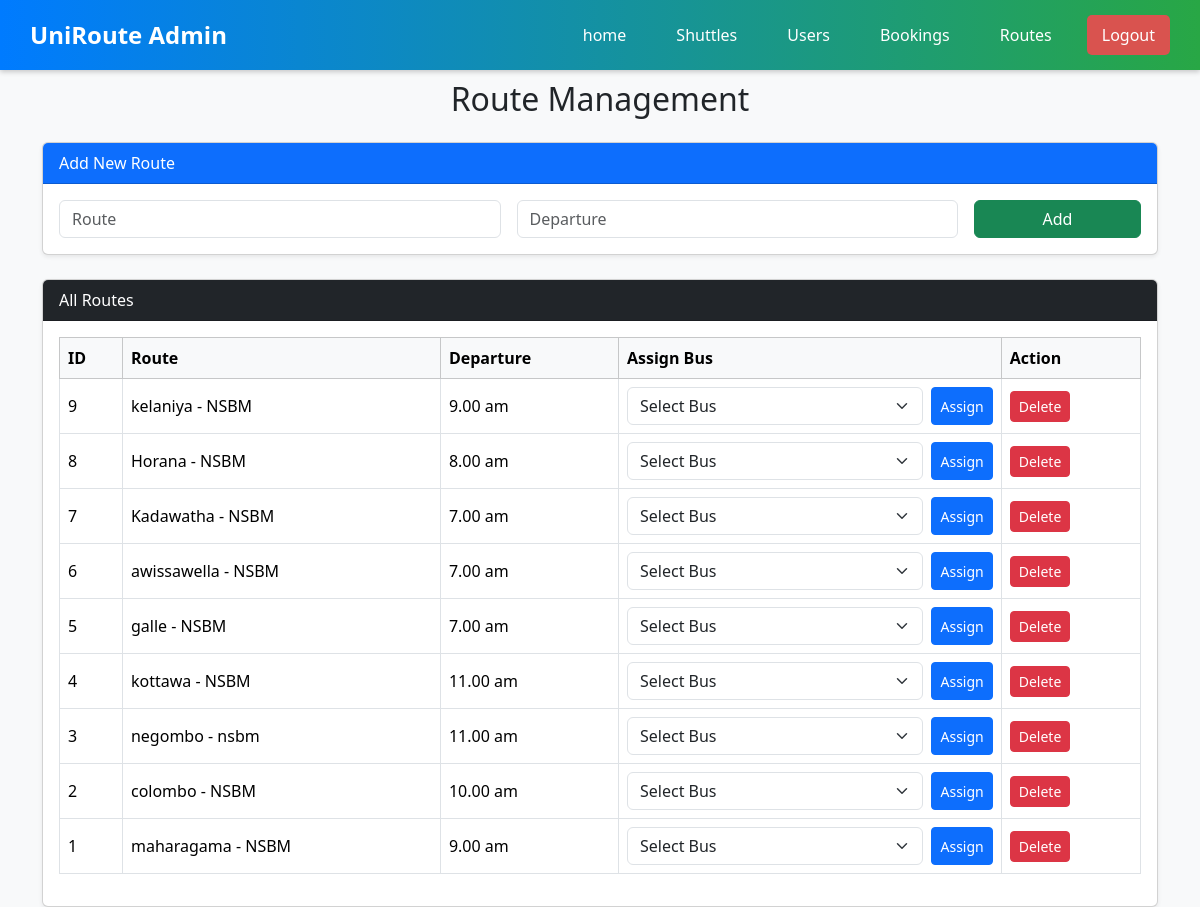
Screenshot of /admin/routes.php with the database file from the repository.
### tables this page shows
CREATE TABLE route (
  route_id int NOT NULL AUTO_INCREMENT,
  route varchar(255) DEFAULT NULL,
  depature varchar(255) DEFAULT NULL,
  start_location varchar(255) DEFAULT NULL,
  end_location varchar(255) DEFAULT NULL,
  UNIQUE KEY route_id_UNIQUE (route_id)
);

### admin/routes.php (the view, shortened to what this page needs)
<?php
include 'db.php';
$routes = $conn->query("SELECT * FROM route ORDER BY route_id DESC");
?>
<!DOCTYPE html>
<html lang="en">
<head>
    <link href="https://cdn.jsdelivr.net/npm/bootstrap@5.3.3/dist/css/bootstrap.min.css" rel="stylesheet">
</head>
<body class="bg-light">
<?php include '../admin/adminLayout/header.php'; ?>
<div class="container" style="margin-top: 80px;">
    <h2 class="mb-4 text-center">Route Management</h2>
    <div class="card mb-4 shadow-sm">
        <div class="card-header bg-primary text-white">Add New Route</div>
        <div class="card-body">
            <form method="POST" class="row g-3">
                <div class="col-md-5">
                    <input type="text" name="route" class="form-control" placeholder="Route" required>
                </div>
                <div class="col-md-5">
                    <input type="text" name="departure" class="form-control" placeholder="Departure" required>
                </div>
                <div class="col-md-2">
                    <button type="submit" name="add" class="btn btn-success w-100">Add</button>
                </div>
            </form>
        </div>
    </div>
    <div class="card shadow-sm">
        <div class="card-header bg-dark text-white">All Routes</div>
        <div class="card-body">
            <table class="table table-bordered table-hover align-middle">
                <thead class="table-light">
                    <tr>
                        <th>ID</th>
                        <th>Route</th>
                        <th>Departure</th>
                        <th>Assign Bus</th>
                        <th>Action</th>
                    </tr>
                </thead>
                <tbody>
                    <?php while ($row = $routes->fetch_assoc()): ?>
                        <tr>
                            <td><?= $row['route_id'] ?></td>
                            <td><?= htmlspecialchars($row['route']) ?></td>
                            <td><?= htmlspecialchars($row['depature']) ?></td>
                            <td>
                                <form method="POST" class="d-flex">
                                    <select name="bus_id" class="form-select me-2" required>
                                        <option value="" disabled selected>Select Bus</option>
                                    </select>
                                    <button type="submit" name="assign_bus" class="btn btn-sm btn-primary">Assign</button>
                                </form>
                            </td>
                            <td>
                                <a href="?delete=<?= $row['route_id'] ?>"
                                   class="btn btn-danger btn-sm"
                                   onclick="return confirm('Are you sure you want to delete this route?')">
                                   Delete
                                </a>
                            </td>
                        </tr>
                    <?php endwhile; ?>
                </tbody>
            </table>
        </div>
    </div>
</div>
</body>
</html>

### admin/adminLayout/header.php (style rules this page uses)
* { margin: 0; padding: 0; box-sizing: border-box; }

### rows the page displays
route: route_id "9", route "kelaniya - NSBM", depature "9.00 am"
route: route_id "8", route "Horana - NSBM", depature "8.00 am"
route: route_id "7", route "Kadawatha - NSBM", depature "7.00 am"
route: route_id "6", route "awissawella - NSBM", depature "7.00 am"
route: route_id "5", route "galle - NSBM", depature "7.00 am"
route: route_id "4", route "kottawa - NSBM", depature "11.00 am"
route: route_id "3", route "negombo - nsbm", depature "11.00 am"
route: route_id "2", route "colombo - NSBM", depature "10.00 am"
route: route_id "1", route "maharagama - NSBM", depature "9.00 am"
